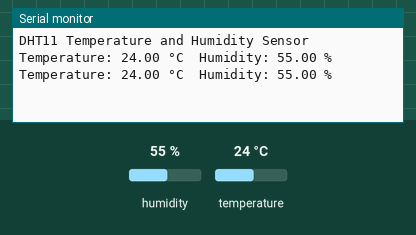
Recording of a sketch running on a simulated Arduino Uno, built with avr-gcc and run on an emulated ATmega328P. On the bench: the last lines printed to the serial monitor. The inputs (shaded band) are chosen by the test bench; at power-on: humidity 55 %, temperature 24 °C.

Above: at 2.8 s.
2.9 s: humidity set to 22 %
At 4.9 s:
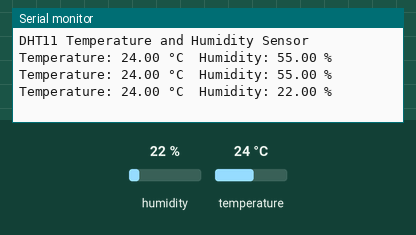
5.6 s: temperature set to 12 °C
At 7.3 s:
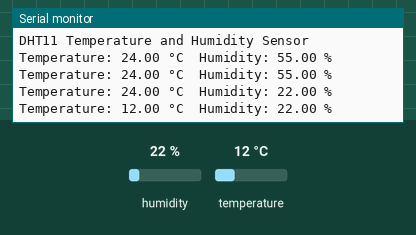
8.3 s: humidity set to 40 %
At 11.0 s:
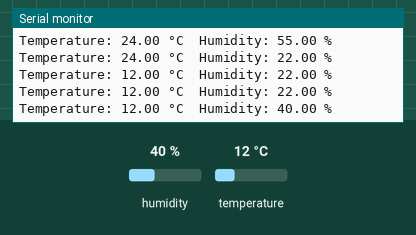
Timing chart, 0 to 12.5 s (numbered marks = the images above; inputs shaded):
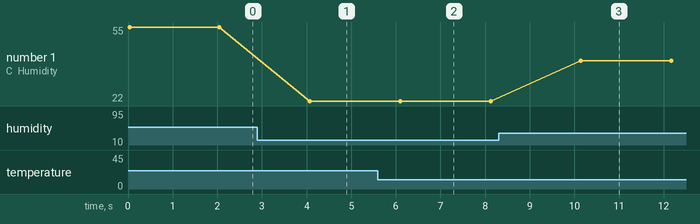

The sketch:

temp.ino
```cpp
#include <dht.h>

// Initialize the DHT11 sensor object
dht DHT;

// Pin connected to DHT11 data pin
#define DHT11_PIN 7

void setup() {
  Serial.begin(9600); // Initialize serial communication at 9600 baud rate
  Serial.println("DHT11 Temperature and Humidity Sensor");
}

void loop() {
  // Read data from DHT11 sensor
  int chk = DHT.read11(DHT11_PIN);

  // Print temperature and humidity values
  Serial.print("Temperature: ");
  Serial.print(DHT.temperature);
  Serial.print(" °C\t");
  Serial.print("Humidity: ");
  Serial.print(DHT.humidity);
  Serial.println(" %");

  delay(2000); // Wait for 2 seconds before reading again
}
```

Measured:
- after the input at 2.9 s, the serial monitor: prints a new line after 1.2 s (image 1)
- after the input at 5.6 s, the serial monitor: prints a new line after 0.50 s (image 2)
- after the input at 8.3 s, the serial monitor: prints a new line after 1.8 s (image 3)
- plotted number 1: 55 → 22 after the input at 2.9 s, 22 → 40 after the input at 8.3 s
